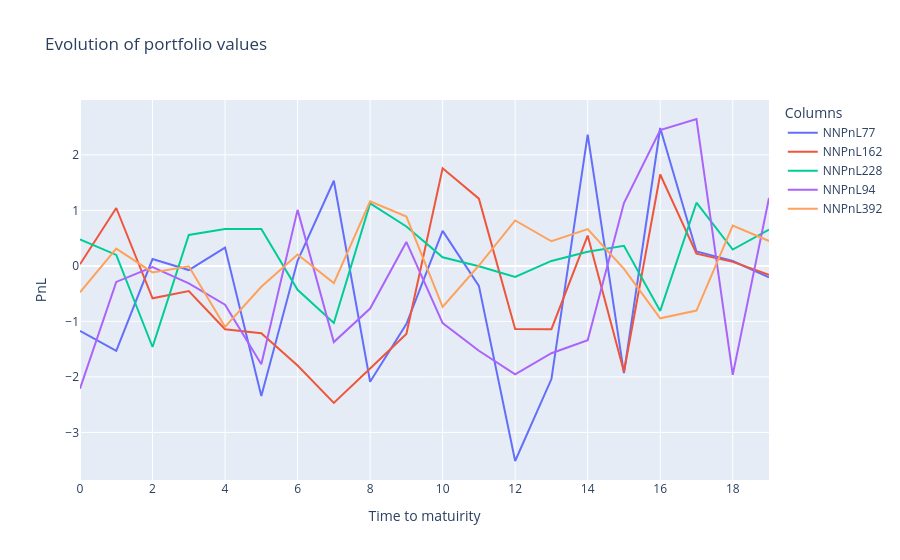

Notebook code for this chart:
### Code cell
fig = go.Figure()
# Add traces for each column
for column in rewards.columns[values]:
    fig.add_trace(go.Scatter(x=rewards.index, y=rewards[column], mode='lines', name=f"NNPnL{column}"))
    #fig.add_trace(go.Scatter(x=rewards_1.index, y=rewards_1[column], mode='lines', name=f"DeltaPnL{column}"))

# Update layout
fig.update_layout(
    title='Evolution of portfolio values',
    xaxis_title='Time to matuirity',
    yaxis_title='PnL',
    template='plotly',
    legend=dict(title='Columns'),
)

# Show the plot
fig.show()

### Figure 1 — Plotly figure (JSON) as saved in the notebook; plotly's stock layout.template omitted (floating-point values rounded to 4 significant figures)
{"data": [{"mode": "lines", "name": "NNPnL77", "type": "scatter", "x": [0, 1, 2, 3, 4, 5, 6, 7, 8, 9, 10, 11, 12, 13, 14, 15, 16, 17, 18, 19], "y": [-1.172, -1.531, 0.1239, -0.07504, 0.3305, -2.346, 0.09135, 1.534, -2.088, -1.049, 0.631, -0.3599, -3.516, -2.04, 2.365, -1.931, 2.485, 0.2598, 0.08812, -0.2063]}, {"mode": "lines", "name": "NNPnL162", "type": "scatter", "x": [0, 1, 2, 3, 4, 5, 6, 7, 8, 9, 10, 11, 12, 13, 14, 15, 16, 17, 18, 19], "y": [0.02853, 1.044, -0.5836, -0.4538, -1.142, -1.215, -1.796, -2.469, -1.848, -1.228, 1.758, 1.213, -1.136, -1.139, 0.5475, -1.909, 1.647, 0.2194, 0.07239, -0.1612]}, {"mode": "lines", "name": "NNPnL228", "type": "scatter", "x": [0, 1, 2, 3, 4, 5, 6, 7, 8, 9, 10, 11, 12, 13, 14, 15, 16, 17, 18, 19], "y": [0.4766, 0.1986, -1.461, 0.5573, 0.6638, 0.6654, -0.4306, -1.029, 1.127, 0.7098, 0.1545, -0.007448, -0.1983, 0.08957, 0.2545, 0.3621, -0.8113, 1.139, 0.2949, 0.6537]}, {"mode": "lines", "name": "NNPnL94", "type": "scatter", "x": [0, 1, 2, 3, 4, 5, 6, 7, 8, 9, 10, 11, 12, 13, 14, 15, 16, 17, 18, 19], "y": [-2.212, -0.2889, -0.02213, -0.3136, -0.7002, -1.772, 1.01, -1.373, -0.768, 0.4317, -1.031, -1.529, -1.956, -1.574, -1.34, 1.132, 2.448, 2.647, -1.964, 1.222]}, {"mode": "lines", "name": "NNPnL392", "type": "scatter", "x": [0, 1, 2, 3, 4, 5, 6, 7, 8, 9, 10, 11, 12, 13, 14, 15, 16, 17, 18, 19], "y": [-0.4745, 0.3117, -0.1179, -0.00623, -1.099, -0.3765, 0.2047, -0.3104, 1.165, 0.8879, -0.7369, 0.007224, 0.8197, 0.4441, 0.6625, -0.05335, -0.9445, -0.8046, 0.7284, 0.4496]}], "layout": {"legend": {"title": {"text": "Columns"}}, "title": {"text": "Evolution of portfolio values"}, "xaxis": {"title": {"text": "Time to matuirity"}}, "yaxis": {"title": {"text": "PnL"}}}}
